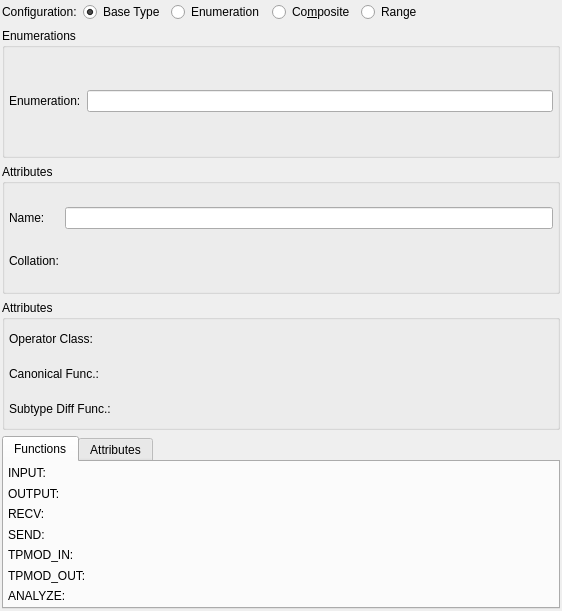
<?xml version="1.0" encoding="UTF-8"?>
<ui version="4.0">
 <class>TypeWidget</class>
 <widget class="QWidget" name="TypeWidget">
  <property name="geometry">
   <rect>
    <x>0</x>
    <y>0</y>
    <width>562</width>
    <height>611</height>
   </rect>
  </property>
  <property name="minimumSize">
   <size>
    <width>0</width>
    <height>0</height>
   </size>
  </property>
  <layout class="QGridLayout" name="type_grid">
   <property name="leftMargin">
    <number>2</number>
   </property>
   <property name="topMargin">
    <number>2</number>
   </property>
   <property name="rightMargin">
    <number>2</number>
   </property>
   <property name="bottomMargin">
    <number>2</number>
   </property>
   <property name="spacing">
    <number>6</number>
   </property>
   <item row="0" column="4">
    <widget class="QRadioButton" name="range_rb">
     <property name="sizePolicy">
      <sizepolicy hsizetype="Expanding" vsizetype="Fixed">
       <horstretch>0</horstretch>
       <verstretch>0</verstretch>
      </sizepolicy>
     </property>
     <property name="text">
      <string>Range</string>
     </property>
    </widget>
   </item>
   <item row="4" column="0" colspan="5">
    <widget class="QTabWidget" name="base_attribs_twg">
     <property name="currentIndex">
      <number>0</number>
     </property>
     <widget class="QWidget" name="tab_2">
      <attribute name="title">
       <string>Functions</string>
      </attribute>
      <layout class="QGridLayout" name="gridLayout_3">
       <property name="leftMargin">
        <number>4</number>
       </property>
       <property name="topMargin">
        <number>4</number>
       </property>
       <property name="rightMargin">
        <number>4</number>
       </property>
       <property name="bottomMargin">
        <number>4</number>
       </property>
       <property name="spacing">
        <number>6</number>
       </property>
       <item row="0" column="0">
        <widget class="QLabel" name="input_lbl">
         <property name="text">
          <string>INPUT:</string>
         </property>
        </widget>
       </item>
       <item row="1" column="0">
        <widget class="QLabel" name="output_lbl">
         <property name="text">
          <string>OUTPUT:</string>
         </property>
        </widget>
       </item>
       <item row="2" column="0">
        <widget class="QLabel" name="recv_lbl">
         <property name="text">
          <string>RECV:</string>
         </property>
        </widget>
       </item>
       <item row="3" column="0">
        <widget class="QLabel" name="send_lbl">
         <property name="text">
          <string>SEND:</string>
         </property>
        </widget>
       </item>
       <item row="4" column="0">
        <widget class="QLabel" name="tpmod_in_lbl">
         <property name="text">
          <string>TPMOD_IN:</string>
         </property>
        </widget>
       </item>
       <item row="5" column="0">
        <widget class="QLabel" name="tpmod_out_lbl">
         <property name="text">
          <string>TPMOD_OUT:</string>
         </property>
        </widget>
       </item>
       <item row="6" column="0">
        <widget class="QLabel" name="analyze_lbl">
         <property name="text">
          <string>ANALYZE:</string>
         </property>
        </widget>
       </item>
      </layout>
     </widget>
     <widget class="QWidget" name="tab">
      <attribute name="title">
       <string>Attributes</string>
      </attribute>
      <layout class="QGridLayout" name="gridLayout_2">
       <property name="leftMargin">
        <number>4</number>
       </property>
       <property name="topMargin">
        <number>4</number>
       </property>
       <property name="rightMargin">
        <number>4</number>
       </property>
       <property name="bottomMargin">
        <number>4</number>
       </property>
       <property name="spacing">
        <number>6</number>
       </property>
       <item row="0" column="0">
        <widget class="QLabel" name="internal_len_lbl">
         <property name="text">
          <string>Internal Length:</string>
         </property>
        </widget>
       </item>
       <item row="0" column="1">
        <widget class="QSpinBox" name="internal_len_sb">
         <property name="sizePolicy">
          <sizepolicy hsizetype="Expanding" vsizetype="Fixed">
           <horstretch>0</horstretch>
           <verstretch>0</verstretch>
          </sizepolicy>
         </property>
         <property name="minimumSize">
          <size>
           <width>90</width>
           <height>0</height>
          </size>
         </property>
        </widget>
       </item>
       <item row="0" column="2">
        <widget class="QLabel" name="storage_lbl">
         <property name="text">
          <string>Storage:</string>
         </property>
        </widget>
       </item>
       <item row="0" column="3">
        <widget class="QComboBox" name="storage_cmb"/>
       </item>
       <item row="1" column="0" rowspan="3">
        <widget class="QLabel" name="by_value_lbl">
         <property name="text">
          <string>Options:</string>
         </property>
        </widget>
       </item>
       <item row="1" column="1" rowspan="3">
        <layout class="QVBoxLayout" name="verticalLayout">
         <item>
          <widget class="QCheckBox" name="by_value_chk">
           <property name="sizePolicy">
            <sizepolicy hsizetype="Expanding" vsizetype="Fixed">
             <horstretch>0</horstretch>
             <verstretch>0</verstretch>
            </sizepolicy>
           </property>
           <property name="text">
            <string>By value</string>
           </property>
          </widget>
         </item>
         <item>
          <widget class="QCheckBox" name="preferred_chk">
           <property name="sizePolicy">
            <sizepolicy hsizetype="Expanding" vsizetype="Fixed">
             <horstretch>0</horstretch>
             <verstretch>0</verstretch>
            </sizepolicy>
           </property>
           <property name="text">
            <string>Preferred</string>
           </property>
          </widget>
         </item>
         <item>
          <widget class="QCheckBox" name="collatable_chk">
           <property name="text">
            <string>Collatable</string>
           </property>
          </widget>
         </item>
        </layout>
       </item>
       <item row="1" column="2">
        <widget class="QLabel" name="category_lbl">
         <property name="text">
          <string>Category:</string>
         </property>
        </widget>
       </item>
       <item row="1" column="3">
        <widget class="QComboBox" name="category_cmb"/>
       </item>
       <item row="2" column="2">
        <widget class="QLabel" name="delimiter_lbl">
         <property name="text">
          <string>Delimiter:</string>
         </property>
        </widget>
       </item>
       <item row="2" column="3">
        <widget class="QLineEdit" name="delimiter_edt">
         <property name="maxLength">
          <number>1</number>
         </property>
        </widget>
       </item>
       <item row="3" column="2">
        <widget class="QLabel" name="default_value_lbl">
         <property name="text">
          <string>Default Value:</string>
         </property>
        </widget>
       </item>
       <item row="3" column="3">
        <widget class="QLineEdit" name="default_value_edt"/>
       </item>
       <item row="4" column="0">
        <widget class="QLabel" name="alignment_lbl">
         <property name="text">
          <string>Alignment:</string>
         </property>
        </widget>
       </item>
       <item row="4" column="1">
        <widget class="QComboBox" name="alignment_cmb">
         <property name="sizePolicy">
          <sizepolicy hsizetype="Expanding" vsizetype="Fixed">
           <horstretch>0</horstretch>
           <verstretch>0</verstretch>
          </sizepolicy>
         </property>
         <property name="minimumSize">
          <size>
           <width>90</width>
           <height>0</height>
          </size>
         </property>
         <item>
          <property name="text">
           <string>integer</string>
          </property>
         </item>
         <item>
          <property name="text">
           <string>char</string>
          </property>
         </item>
         <item>
          <property name="text">
           <string>smallint</string>
          </property>
         </item>
         <item>
          <property name="text">
           <string>double precision</string>
          </property>
         </item>
        </widget>
       </item>
       <item row="4" column="2" colspan="2">
        <spacer name="horizontalSpacer">
         <property name="orientation">
          <enum>Qt::Horizontal</enum>
         </property>
         <property name="sizeHint" stdset="0">
          <size>
           <width>255</width>
           <height>20</height>
          </size>
         </property>
        </spacer>
       </item>
      </layout>
     </widget>
    </widget>
   </item>
   <item row="0" column="0">
    <widget class="QLabel" name="configuration_lbl">
     <property name="sizePolicy">
      <sizepolicy hsizetype="Fixed" vsizetype="Preferred">
       <horstretch>0</horstretch>
       <verstretch>0</verstretch>
      </sizepolicy>
     </property>
     <property name="text">
      <string>Configuration:</string>
     </property>
    </widget>
   </item>
   <item row="0" column="1">
    <widget class="QRadioButton" name="base_type_rb">
     <property name="minimumSize">
      <size>
       <width>80</width>
       <height>0</height>
      </size>
     </property>
     <property name="text">
      <string>Base Type</string>
     </property>
     <property name="checked">
      <bool>true</bool>
     </property>
    </widget>
   </item>
   <item row="0" column="2">
    <widget class="QRadioButton" name="enumeration_rb">
     <property name="minimumSize">
      <size>
       <width>95</width>
       <height>0</height>
      </size>
     </property>
     <property name="text">
      <string>Enumeration</string>
     </property>
    </widget>
   </item>
   <item row="0" column="3">
    <widget class="QRadioButton" name="composite_rb">
     <property name="sizePolicy">
      <sizepolicy hsizetype="Preferred" vsizetype="Fixed">
       <horstretch>0</horstretch>
       <verstretch>0</verstretch>
      </sizepolicy>
     </property>
     <property name="minimumSize">
      <size>
       <width>80</width>
       <height>0</height>
      </size>
     </property>
     <property name="text">
      <string>Co&amp;mposite</string>
     </property>
    </widget>
   </item>
   <item row="1" column="0" colspan="5">
    <widget class="QGroupBox" name="enumerations_gb">
     <property name="sizePolicy">
      <sizepolicy hsizetype="Preferred" vsizetype="Expanding">
       <horstretch>0</horstretch>
       <verstretch>0</verstretch>
      </sizepolicy>
     </property>
     <property name="minimumSize">
      <size>
       <width>0</width>
       <height>100</height>
      </size>
     </property>
     <property name="title">
      <string>Enumerations</string>
     </property>
     <layout class="QGridLayout" name="gridLayout">
      <property name="leftMargin">
       <number>4</number>
      </property>
      <property name="topMargin">
       <number>4</number>
      </property>
      <property name="rightMargin">
       <number>4</number>
      </property>
      <property name="bottomMargin">
       <number>4</number>
      </property>
      <property name="spacing">
       <number>6</number>
      </property>
      <item row="0" column="0">
       <widget class="QLabel" name="enum_name_lbl">
        <property name="text">
         <string>Enumeration:</string>
        </property>
       </widget>
      </item>
      <item row="0" column="1">
       <widget class="QLineEdit" name="enum_name_edt"/>
      </item>
     </layout>
    </widget>
   </item>
   <item row="2" column="0" colspan="5">
    <widget class="QGroupBox" name="attributes_gb">
     <property name="sizePolicy">
      <sizepolicy hsizetype="Preferred" vsizetype="Expanding">
       <horstretch>0</horstretch>
       <verstretch>0</verstretch>
      </sizepolicy>
     </property>
     <property name="minimumSize">
      <size>
       <width>0</width>
       <height>100</height>
      </size>
     </property>
     <property name="title">
      <string>Attributes</string>
     </property>
     <layout class="QGridLayout" name="gridLayout_4">
      <property name="leftMargin">
       <number>4</number>
      </property>
      <property name="topMargin">
       <number>4</number>
      </property>
      <property name="rightMargin">
       <number>4</number>
      </property>
      <property name="bottomMargin">
       <number>4</number>
      </property>
      <property name="spacing">
       <number>6</number>
      </property>
      <item row="0" column="0">
       <widget class="QLabel" name="attrib_name_lbl">
        <property name="text">
         <string>Name:</string>
        </property>
       </widget>
      </item>
      <item row="0" column="1">
       <widget class="QLineEdit" name="attrib_name_edt"/>
      </item>
      <item row="1" column="0">
       <widget class="QLabel" name="atrib_collation_lbl">
        <property name="sizePolicy">
         <sizepolicy hsizetype="Preferred" vsizetype="Fixed">
          <horstretch>0</horstretch>
          <verstretch>0</verstretch>
         </sizepolicy>
        </property>
        <property name="text">
         <string>Collation:</string>
        </property>
       </widget>
      </item>
     </layout>
    </widget>
   </item>
   <item row="3" column="0" colspan="5">
    <widget class="QGroupBox" name="range_attribs_gb">
     <property name="sizePolicy">
      <sizepolicy hsizetype="Preferred" vsizetype="Expanding">
       <horstretch>0</horstretch>
       <verstretch>0</verstretch>
      </sizepolicy>
     </property>
     <property name="title">
      <string>Attributes</string>
     </property>
     <layout class="QGridLayout" name="gridLayout_5">
      <property name="leftMargin">
       <number>4</number>
      </property>
      <property name="topMargin">
       <number>4</number>
      </property>
      <property name="rightMargin">
       <number>4</number>
      </property>
      <property name="bottomMargin">
       <number>4</number>
      </property>
      <property name="spacing">
       <number>6</number>
      </property>
      <item row="2" column="0">
       <widget class="QLabel" name="diff_func_lbl">
        <property name="text">
         <string>Subtype Diff Func.:</string>
        </property>
       </widget>
      </item>
      <item row="0" column="0">
       <widget class="QLabel" name="op_class_lbl">
        <property name="text">
         <string>Operator Class:</string>
        </property>
       </widget>
      </item>
      <item row="1" column="0">
       <widget class="QLabel" name="canonical_func_lbl">
        <property name="text">
         <string>Canonical Func.:</string>
        </property>
       </widget>
      </item>
     </layout>
    </widget>
   </item>
  </layout>
 </widget>
 <tabstops>
  <tabstop>base_type_rb</tabstop>
  <tabstop>enumeration_rb</tabstop>
  <tabstop>composite_rb</tabstop>
  <tabstop>range_rb</tabstop>
  <tabstop>enum_name_edt</tabstop>
  <tabstop>attrib_name_edt</tabstop>
  <tabstop>base_attribs_twg</tabstop>
  <tabstop>internal_len_sb</tabstop>
  <tabstop>storage_cmb</tabstop>
  <tabstop>by_value_chk</tabstop>
  <tabstop>category_cmb</tabstop>
  <tabstop>preferred_chk</tabstop>
  <tabstop>delimiter_edt</tabstop>
  <tabstop>collatable_chk</tabstop>
  <tabstop>default_value_edt</tabstop>
  <tabstop>alignment_cmb</tabstop>
 </tabstops>
 <resources/>
 <connections/>
</ui>
